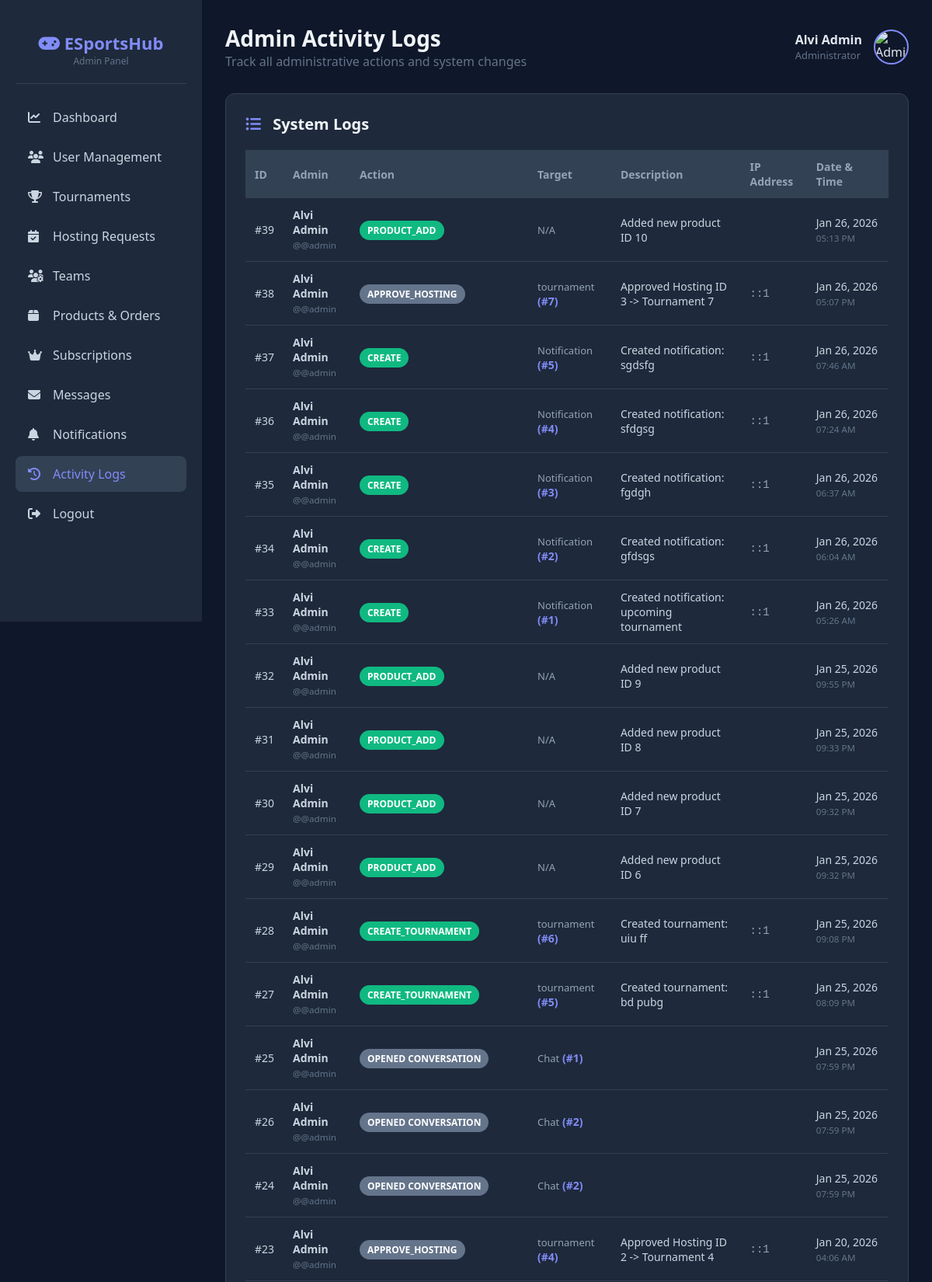
Screenshot of /admin/logs.php (signed in, upper part) with the database file from the repository.
### tables this page shows
CREATE TABLE `admin_logs` (
  `log_id` int(11) NOT NULL,
  `admin_id` int(11) NOT NULL,
  `action` varchar(255) NOT NULL,
  `target_type` varchar(100) DEFAULT NULL,
  `target_id` int(11) DEFAULT NULL,
  `description` text DEFAULT NULL,
  `ip_address` varchar(45) DEFAULT NULL,
  `created_at` timestamp NOT NULL DEFAULT current_timestamp()
);

CREATE TABLE `users` (
  `user_id` int(11) NOT NULL,
  `full_name` varchar(255) NOT NULL,
  `username` varchar(100) NOT NULL,
  `email` varchar(255) NOT NULL,
  `phone` varchar(20) NOT NULL,
  `password_hash` varchar(255) NOT NULL,
  `gender` enum('Male','Female','Other') NOT NULL,
  `date_of_birth` date NOT NULL,
  `profession` enum('Student','Job Holder','Freelancer','Entrepreneur','Content Creator','None') NOT NULL,
  `role` enum('user','admin','host') DEFAULT 'user',
  `is_active` tinyint(1) DEFAULT 1,
  `profile_image` varchar(255) DEFAULT 'default-avatar.png',
  `terms_agreed` tinyint(1) NOT NULL DEFAULT 1,
  `created_at` timestamp NOT NULL DEFAULT current_timestamp(),
  `last_login` timestamp NULL DEFAULT NULL
);

### admin/logs.php (the view, shortened to what this page needs)
<?php
$conn = getConnection();
$stmt = $conn->prepare("
    SELECT
        al.log_id,
        al.action,
        al.target_type,
        al.target_id,
        al.description,
        al.ip_address,
        al.created_at,
        u.full_name,
        u.username
    FROM admin_logs al
    JOIN users u ON u.user_id = al.admin_id
    ORDER BY al.created_at DESC
    LIMIT 200
");
$stmt->execute();
$logs = $stmt->get_result()->fetch_all(MYSQLI_ASSOC);
$admin_name = $_SESSION['full_name'] ?? 'Admin';
?>
<!DOCTYPE html>
<html lang="en">
<head>
    <link rel="stylesheet" href="https://cdnjs.cloudflare.com/ajax/libs/font-awesome/6.5.0/css/all.min.css">
</head>
<body>
<div class="admin-layout">
    <aside class="admin-sidebar">
        <div class="admin-logo">
            <h2><i class="fas fa-gamepad"></i> ESportsHub</h2>
            <p style="font-size: 12px; color: #64748b;">Admin Panel</p>
        </div>
        <nav class="admin-nav">
            <a href="dashboard.php">
                <i class="fas fa-chart-line"></i> Dashboard
            </a>
            <a href="users.php">
                <i class="fas fa-users"></i> User Management
            </a>
            <a href="tournaments.php">
                <i class="fas fa-trophy"></i> Tournaments
            </a>
            <a href="hosting.php">
                <i class="fas fa-calendar-check"></i> Hosting Requests
            </a>
            <a href="teams.php">
                <i class="fas fa-users-gear"></i> Teams
            </a>
            <a href="products.php">
                <i class="fas fa-box"></i> Products & Orders
            </a>
            <a href="subscriptions.php">
                <i class="fas fa-crown"></i> Subscriptions
            </a>
            <a href="messages.php">
                <i class="fas fa-envelope"></i> Messages
            </a>
            <a href="notifications.php">
                <i class="fas fa-bell"></i> Notifications
            </a>
            <a href="logs.php" class="active">
                <i class="fas fa-history"></i> Activity Logs
            </a>
            <a href="logout.php">
                <i class="fas fa-sign-out-alt"></i> Logout
            </a>
        </nav>
    </aside>
    <main class="admin-content">
        <div class="admin-header">
            <div>
                <h1>Admin Activity Logs</h1>
                <p style="color:#64748b;">Track all administrative actions and system changes</p>
            </div>
            <div class="admin-user">
                <div>
                    <div style="font-weight: 600;"><?php echo htmlspecialchars($admin_name); ?></div>
                    <div style="font-size: 13px; color: #64748b;">Administrator</div>
                </div>
                <img src="../assets/images/default-avatar.png" alt="Admin">
            </div>
        </div>
        <div class="table-card">
            <h2><i class="fas fa-list-ul" style="margin-right: 10px; color: #818cf8;"></i> System Logs</h2>
            <div style="overflow-x: auto;">
                <table>
                    <thead>
                        <tr>
                            <th>ID</th>
                            <th>Admin</th>
                            <th>Action</th>
                            <th>Target</th>
                            <th>Description</th>
                            <th>IP Address</th>
                            <th>Date & Time</th>
                        </tr>
                    </thead>
                    <tbody>
                    <?php if(count($logs)): ?>
                        <?php foreach($logs as $log):
                            $action_class = 'badge-default';
                            $action = strtolower($log['action']);
                            if(strpos($action, 'delete') !== false) $action_class = 'badge-delete';
                            elseif(strpos($action, 'update') !== false || strpos($action, 'edit') !== false) $action_class = 'badge-update';
                            elseif(strpos($action, 'create') !== false || strpos($action, 'add') !== false) $action_class = 'badge-create';
                            elseif(strpos($action, 'login') !== false) $action_class = 'badge-login';
                        ?>
                        <tr>
                            <td>#<?= $log['log_id']; ?></td>
                            <td>
                                <strong><?= htmlspecialchars($log['full_name']); ?></strong><br>
                                <small style="color: #64748b;">@<?= htmlspecialchars($log['username']); ?></small>
                            </td>
                            <td>
                                <span class="badge <?= $action_class; ?>">
                                    <?= strtoupper($log['action']); ?>
                                </span>
                            </td>
                            <td>
                                <span style="color: #94a3b8; font-size: 13px;"><?= htmlspecialchars($log['target_type'] ?? 'N/A'); ?></span>
                                <?= $log['target_id'] ? '<b style="color: #818cf8;">(#'.$log['target_id'].')</b>' : ''; ?>
                            </td>
                            <td style="max-width: 300px;"><?= htmlspecialchars($log['description']); ?></td>
                            <td style="font-family: monospace; color: #94a3b8;"><?= htmlspecialchars($log['ip_address']); ?></td>
                            <td style="white-space: nowrap;"><?= date('M d, Y', strtotime($log['created_at'])); ?><br>
                                <small style="color: #64748b;"><?= date('h:i A', strtotime($log['created_at'])); ?></small>
                            </td>
                        </tr>
                        <?php endforeach; ?>
                    <?php endif; ?>
                    </tbody>
                </table>
            </div>
        </div>
    </main>
</div>
</body>
</html>

### admin/logs.php (style rules this page uses)
* { margin: 0; padding: 0; box-sizing: border-box; }
body { font-family: 'Segoe UI', Tahoma, Geneva, Verdana, sans-serif; background: #0f172a; color: #e2e8f0; }
.admin-layout { display: flex; min-height: 100vh; }
.admin-sidebar { width: 260px; background: #1e293b; padding: 20px; position: fixed; height: 100vh; overflow-y: auto; }
.admin-logo { text-align: center; padding: 20px 0; border-bottom: 1px solid #334155; margin-bottom: 20px; }
.admin-logo h2 { color: #818cf8; font-size: 22px; }
.admin-nav a { display: flex; align-items: center; padding: 12px 16px; color: #cbd5e1; text-decoration: none; border-radius: 8px; margin-bottom: 5px; transition: all 0.3s; }
.admin-nav a:hover, .admin-nav a.active { background: #334155; color: #818cf8; }
.admin-nav a i { margin-right: 12px; width: 20px; }
.admin-content { margin-left: 260px; flex: 1; padding: 30px; }
.admin-header { display: flex; justify-content: space-between; align-items: center; margin-bottom: 30px; }
.admin-header h1 { font-size: 28px; color: #f1f5f9; }
.admin-user { display: flex; align-items: center; gap: 15px; }
.admin-user img { width: 45px; height: 45px; border-radius: 50%; border: 2px solid #818cf8; }
.table-card { background: #1e293b; padding: 25px; border-radius: 12px; border: 1px solid #334155; }
.table-card h2 { margin-bottom: 20px; color: #f1f5f9; font-size: 20px; }
table { width: 100%; border-collapse: collapse; }
th { text-align: left; background: #334155; color: #94a3b8; padding: 12px; font-size: 14px; }
td { padding: 12px; border-bottom: 1px solid #334155; font-size: 14px; color: #cbd5e1; }
.badge { padding: 4px 10px; border-radius: 14px; font-size: 12px; font-weight: 600; }
.badge-create { background: #10b981; color: #fff; }
.badge-default { background: #64748b; color: #fff; }

### rows the page displays
admin_logs: log_id "39", admin.full_name "Alvi Admin", admin.username "@admin", action "PRODUCT_ADD", target_type "N/A", description "Added new product ID 10", created_at "Jan 26, 2026", created_at "05:13 PM"
admin_logs: log_id "38", admin.full_name "Alvi Admin", admin.username "@admin", action "APPROVE_HOSTING", target_type "tournament", target "7", description "Approved Hosting ID 3 -> Tournament 7", ip_address "::1", created_at "Jan 26, 2026", created_at "05:07 PM"
admin_logs: log_id "37", admin.full_name "Alvi Admin", admin.username "@admin", action "CREATE", target_type "Notification", target "5", description "Created notification: sgdsfg", ip_address "::1", created_at "Jan 26, 2026", created_at "07:46 AM"
admin_logs: log_id "36", admin.full_name "Alvi Admin", admin.username "@admin", action "CREATE", target_type "Notification", target "4", description "Created notification: sfdgsg", ip_address "::1", created_at "Jan 26, 2026", created_at "07:24 AM"
admin_logs: log_id "35", admin.full_name "Alvi Admin", admin.username "@admin", action "CREATE", target_type "Notification", target "3", description "Created notification: fgdgh", ip_address "::1", created_at "Jan 26, 2026", created_at "06:37 AM"
admin_logs: log_id "34", admin.full_name "Alvi Admin", admin.username "@admin", action "CREATE", target_type "Notification", target "2", description "Created notification: gfdsgs", ip_address "::1", created_at "Jan 26, 2026", created_at "06:04 AM"
admin_logs: log_id "33", admin.full_name "Alvi Admin", admin.username "@admin", action "CREATE", target_type "Notification", target "1", description "Created notification: upcoming tournament", ip_address "::1", created_at "Jan 26, 2026", created_at "05:26 AM"
admin_logs: log_id "32", admin.full_name "Alvi Admin", admin.username "@admin", action "PRODUCT_ADD", target_type "N/A", description "Added new product ID 9", created_at "Jan 25, 2026", created_at "09:55 PM"
admin_logs: log_id "31", admin.full_name "Alvi Admin", admin.username "@admin", action "PRODUCT_ADD", target_type "N/A", description "Added new product ID 8", created_at "Jan 25, 2026", created_at "09:33 PM"
admin_logs: log_id "30", admin.full_name "Alvi Admin", admin.username "@admin", action "PRODUCT_ADD", target_type "N/A", description "Added new product ID 7", created_at "Jan 25, 2026", created_at "09:32 PM"
admin_logs: log_id "29", admin.full_name "Alvi Admin", admin.username "@admin", action "PRODUCT_ADD", target_type "N/A", description "Added new product ID 6", created_at "Jan 25, 2026", created_at "09:32 PM"
admin_logs: log_id "28", admin.full_name "Alvi Admin", admin.username "@admin", action "CREATE_TOURNAMENT", target_type "tournament", target "6", description "Created tournament: uiu ff", ip_address "::1", created_at "Jan 25, 2026", created_at "09:08 PM"
admin_logs: log_id "27", admin.full_name "Alvi Admin", admin.username "@admin", action "CREATE_TOURNAMENT", target_type "tournament", target "5", description "Created tournament: bd pubg", ip_address "::1", created_at "Jan 25, 2026", created_at "08:09 PM"
admin_logs: log_id "25", admin.full_name "Alvi Admin", admin.username "@admin", action "OPENED CONVERSATION", target_type "Chat", target "1", created_at "Jan 25, 2026", created_at "07:59 PM"
admin_logs: log_id "26", admin.full_name "Alvi Admin", admin.username "@admin", action "OPENED CONVERSATION", target_type "Chat", target "2", created_at "Jan 25, 2026", created_at "07:59 PM"
admin_logs: log_id "24", admin.full_name "Alvi Admin", admin.username "@admin", action "OPENED CONVERSATION", target_type "Chat", target "2", created_at "Jan 25, 2026", created_at "07:59 PM"
admin_logs: log_id "23", admin.full_name "Alvi Admin", admin.username "@admin", action "APPROVE_HOSTING", target_type "tournament", target "4", description "Approved Hosting ID 2 -> Tournament 4", ip_address "::1", created_at "Jan 20, 2026", created_at "04:06 AM"

### other values shown
$admin_name "Alvi Admin"
